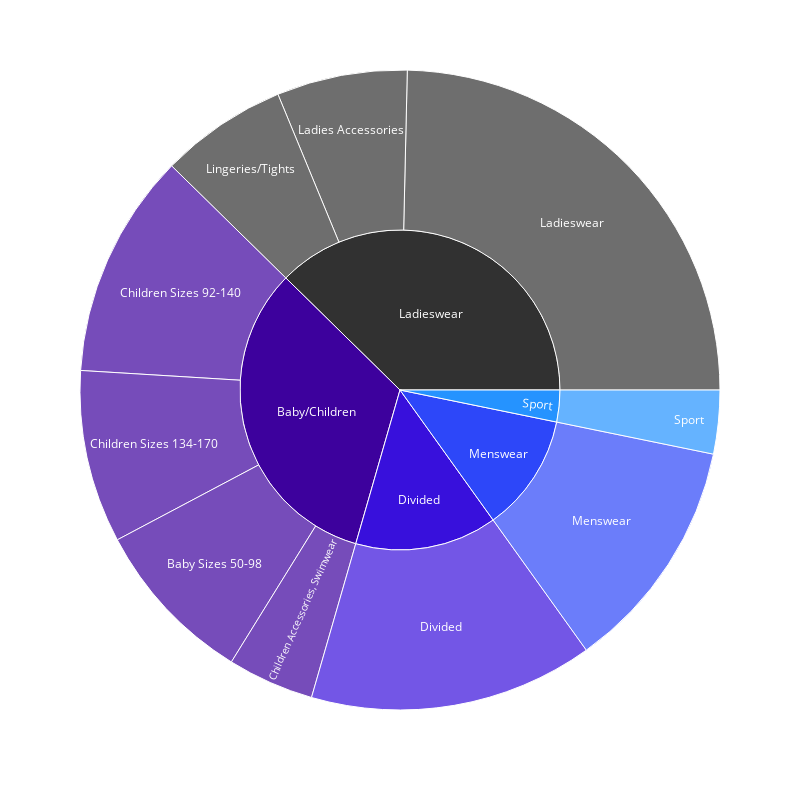

The code cell stored with this chart in its notebook:
### Code cell
fig = px.sunburst(articles, path=['index_group_name', 'index_name'],width=800,
    height=800,color_discrete_sequence=px.colors.cyclical.Edge)
fig.show()

### Figure 1 — Plotly figure (JSON) as saved in the notebook; plotly's stock layout.template omitted (floating-point values rounded to 4 significant figures)
{"data": [{"branchvalues": "total", "domain": {"x": [0, 1], "y": [0, 1]}, "hovertemplate": "labels=%{label}<br>count=%{value}<br>parent=%{parent}<br>id=%{id}<extra></extra>", "ids": ["Baby/Children/Baby Sizes 50-98", "Baby/Children/Children Accessories, Swimwear", "Baby/Children/Children Sizes 134-170", "Baby/Children/Children Sizes 92-140", "Divided/Divided", "Ladieswear/Ladies Accessories", "Ladieswear/Ladieswear", "Ladieswear/Lingeries/Tights", "Menswear/Menswear", "Sport/Sport", "Baby/Children", "Divided", "Ladieswear", "Menswear", "Sport"], "labels": ["Baby Sizes 50-98", "Children Accessories, Swimwear", "Children Sizes 134-170", "Children Sizes 92-140", "Divided", "Ladies Accessories", "Ladieswear", "Lingeries/Tights", "Menswear", "Sport", "Baby/Children", "Divided", "Ladieswear", "Menswear", "Sport"], "name": "", "parents": ["Baby/Children", "Baby/Children", "Baby/Children", "Baby/Children", "Divided", "Ladieswear", "Ladieswear", "Ladieswear", "Menswear", "Sport", "", "", "", "", ""], "type": "sunburst", "values": [8875, 4615, 9214, 12007, 15149, 6961, 26001, 6775, 12553, 3392, 34711, 15149, 39737, 12553, 3392]}], "layout": {"height": 800, "legend": {"tracegroupgap": 0}, "margin": {"t": 60}, "sunburstcolorway": ["#313131", "#3d019d", "#3810dc", "#2d47f9", "#2593ff", "#2adef6", "#60fdfa", "#aefdff", "#f3f3f1", "#fffda9", "#fafd5b", "#f7da29", "#ff8e25", "#f8432d", "#d90d39", "#97023d", "#313131"], "width": 800}}
